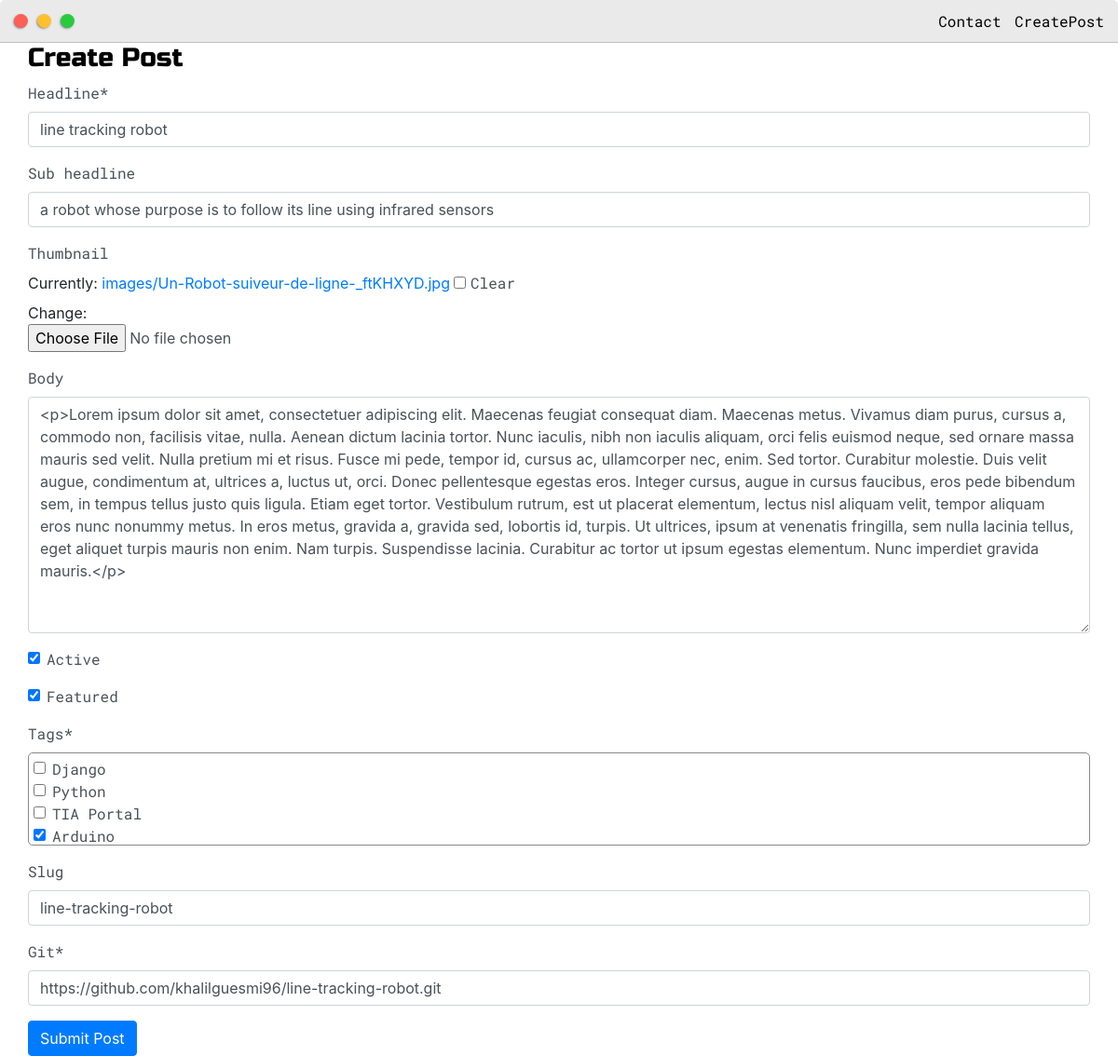
The app's page /update_post/line-tracking-robot/ (signed in) with its own data.
### base/models.py (models this page shows, shortened)
class Post(models.Model):
    objects = None
    headline = models.CharField(max_length=200)
    sub_headline = models.CharField(max_length=200, null=True, blank=True)
    thumbnail = models.ImageField(null=True, blank=True, upload_to="images", default="placeholder.png")
    body = RichTextField(null=True, blank=True)
    created = models.TimeField(auto_now_add=True)
    active = models.BooleanField(default=False)
    featured = models.BooleanField(default=False)
    tags = models.ManyToManyField(Tag)
    slug = models.SlugField(null=True, blank=True)
    git = models.URLField(verbose_name=None, name=None, null=True)

### base/views.py (the view)
@login_required(login_url='home')
def update(request, slug):
    post = Post.objects.get(slug=slug)
    form = PostForm(instance=post)
    if request.method == 'POST':
        form = PostForm(request.POST, request.FILES, instance=post)
        if form.is_valid():
            form.save()
        return redirect('posts')
    context = {'form': form}
    return render(request, 'base/create.html', context)

### base/forms.py
class PostForm(forms.ModelForm):
    class Meta:
        model = Post
        fields = '__all__'
        widgets = {
            'tags': forms.CheckboxSelectMultiple(),
        }

### base/models.py (called while the page is built)
    def __str__(self):
        return self.name

### base/templates/base/create.html (shortened to what this page needs)
{% extends 'base/main.html' %}
{% load static %}
{% load crispy_forms_tags %}
{% block content %}
    <link rel="stylesheet" href="https://stackpath.bootstrapcdn.com/bootstrap/4.3.1/css/bootstrap.min.css"
>
    <div class="main-container">
          <h3>Create Post</h3>
          <form method="post" action="" enctype="multipart/form-data">
            {{form|crispy}}
            <input class="btn btn-primary" type="submit" value="Submit Post">
          </form>
    </div>
{% endblock content %}

### static/css/default.css (style rules this page uses)
:root { --mainColor:#eaeaea; --secondaryColor:#fff; --borderColor:#c1c1c1; --mainText:black; --secondaryText:#4b5156; --themeDotBorder:#24292e; --previewBg:rgb(251, 249, 243, 0.8); --previewShadow:#f0ead6; --buttonColor:black; }
html, body { padding: 0; margin: 0; scroll-behavior: smooth; }
body * { transition: 0.3s; }
h1, h2, h3, h4, h5, h6, strong { color: var(--mainText); font-family: 'Russo One', sans-serif; font-weight: 500; }
p, li, span, label, input, textarea { color: var(--secondaryText); font-family: 'Roboto Mono', monospace; }
a { text-decoration: none; color:#17a2b8; }
h3 { font-size: 28px; }
.main-container { width: 1200px; margin: 0 auto; }
@media screen and (max-width: 1200px) { .main-container { width: 95%; } }

### base/templates/base/create.html (style rules this page uses)
#div_id_tags > div { max-height: 100px; overflow-y: scroll; border:1px solid #888; padding: 5px; border-radius: 5px; }

### records on screen
Post: headline "line tracking robot", sub_headline "a robot whose purpose is to follow its line using infrared sensors", body "<p>Lorem ipsum dolor sit amet, consectetuer adipiscing elit. Maecenas feugiat consequat diam. Maecenas metus. Vivamus diam purus, cursus a, commodo non, facilisis vitae, nulla. Aenean dictum lacinia tortor. Nunc iaculis, nibh non iaculis aliquam, orci felis euismod neque, sed ornare massa mauris sed velit. Nulla pretium mi et risus. Fusce mi pede, tempor id, cursus ac, ullamcorper nec, enim. Sed tortor. Curabitur molestie. Duis velit augue, condimentum at, ultrices a, luctus ut, orci. Donec pellentesque egestas eros. Integer cursus, augue in cursus faucibus, eros pede bibendum sem, in tempus tellus justo quis ligula. Etiam eget tortor. Vestibulum rutrum, est ut placerat elementum, lectus…", active "☑", featured "☑", slug "line-tracking-robot", git "https://github.com/khalilguesmi96/line-tracking-robot.git"
